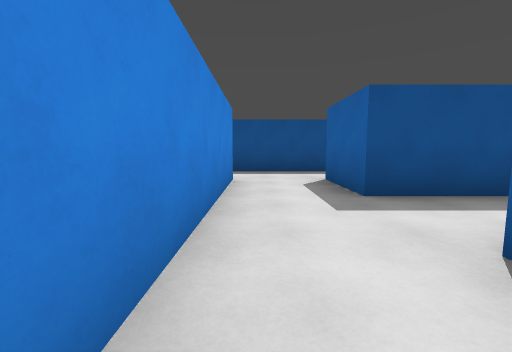
View 1 (above)

21 first-person views from a walk through a level from a Godot 3-D game. The camera is 1.3 m above the floor, tilts 6° down and sees 90° across. The floor is counted in squares, 2 m on a side. Each view is taken from the middle of a square. On the plan, view 1 faces up. The plan holds only what a view shows up to about 9 squares ahead; the rest is blank.

View 2
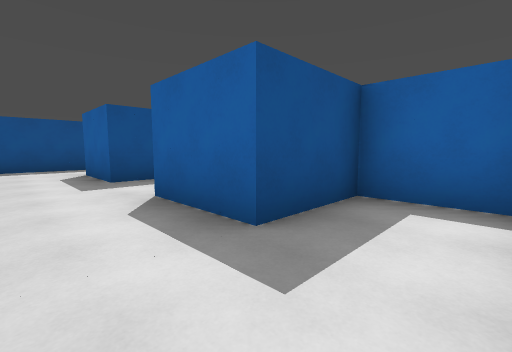

View 3
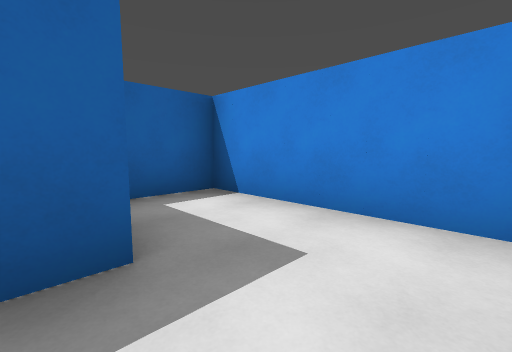

View 4
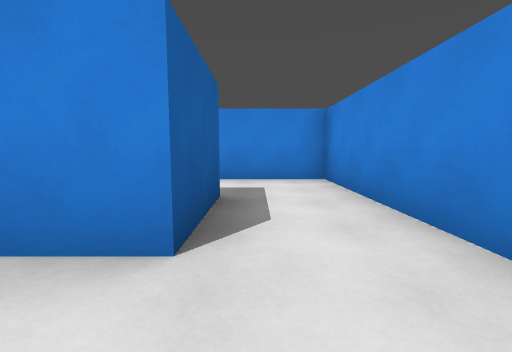

View 5
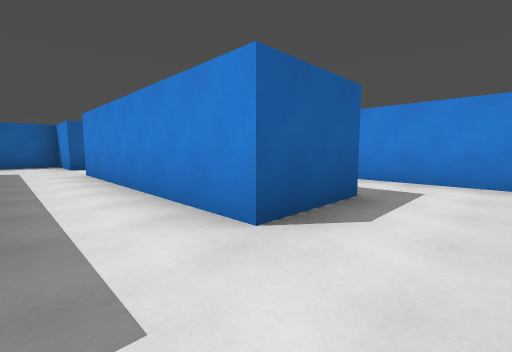

View 6
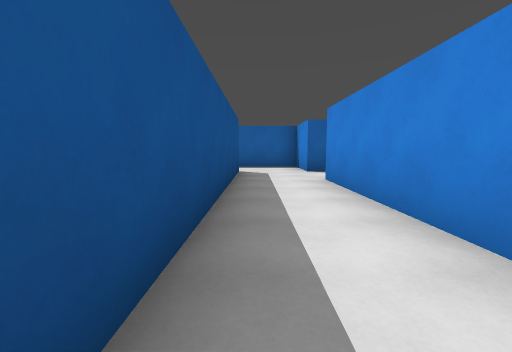

View 7
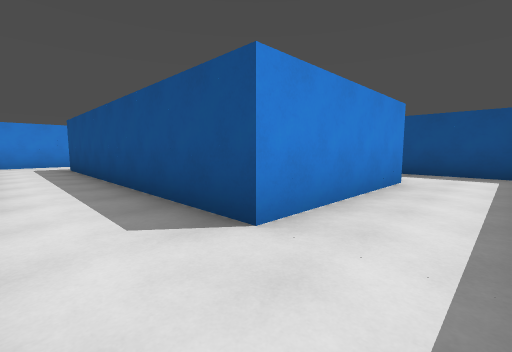

View 8
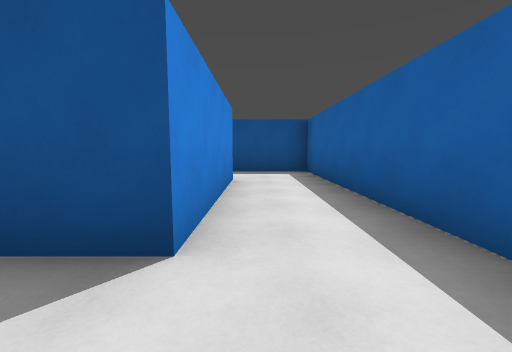

View 9
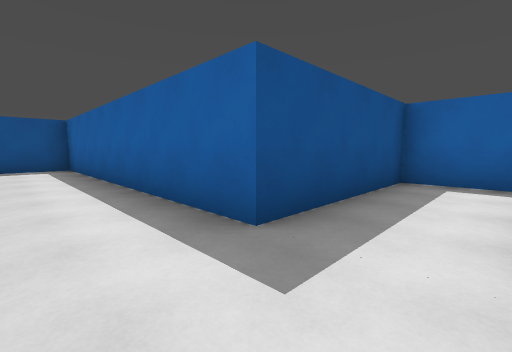

View 10
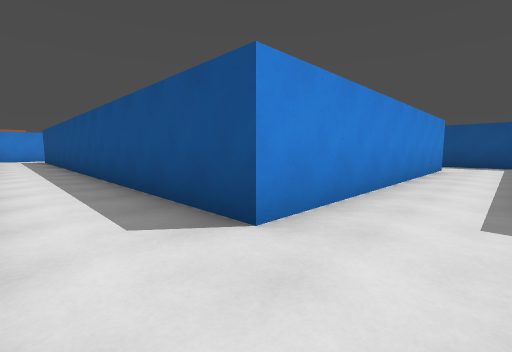

View 11
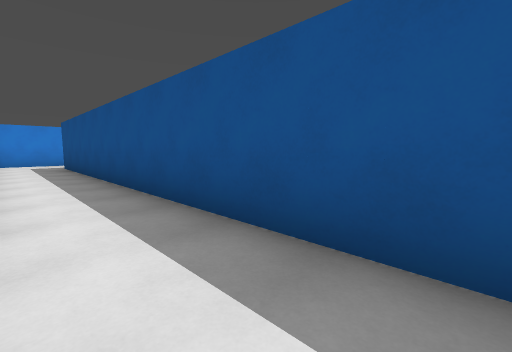

View 12
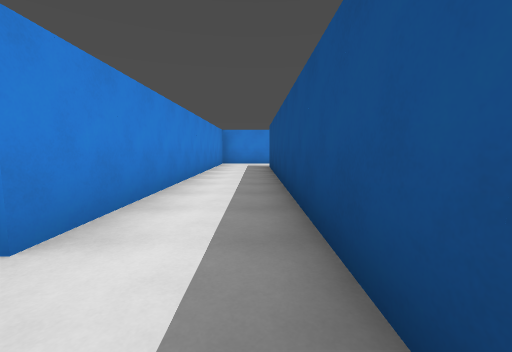

View 13
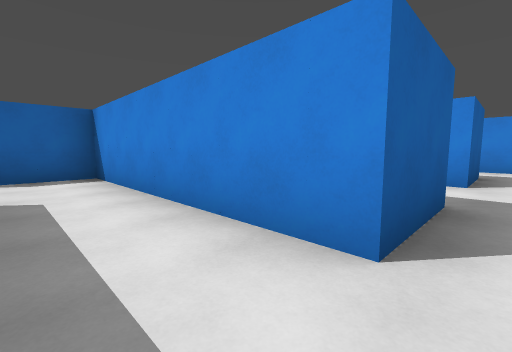

View 14
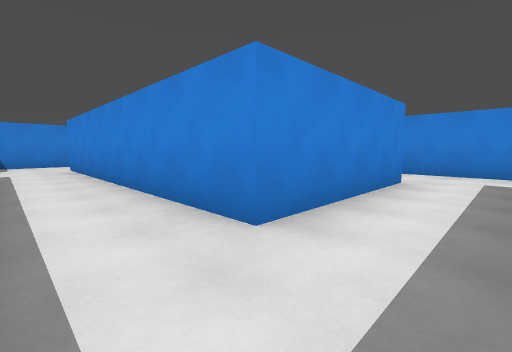

View 15
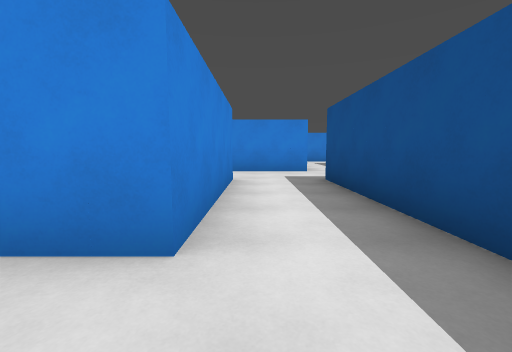

View 16
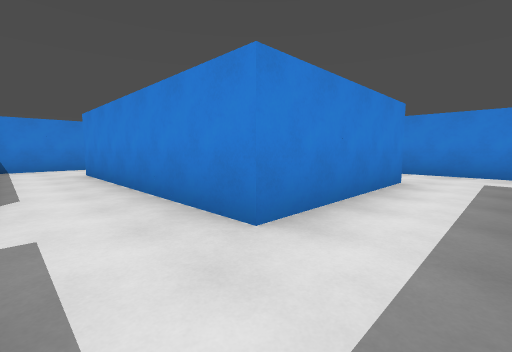

View 17
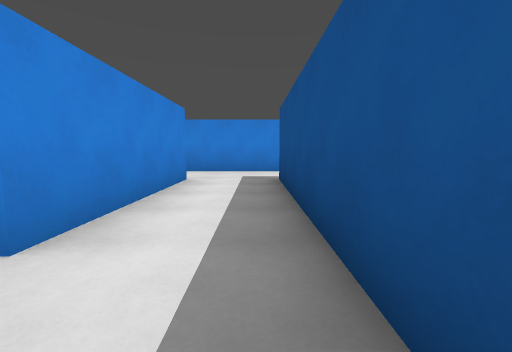

View 18
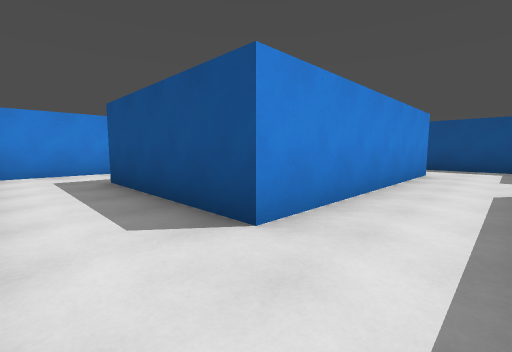

View 19
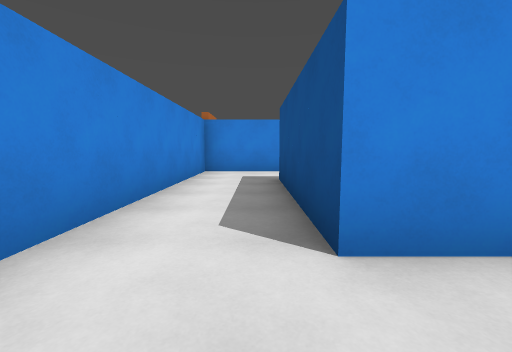

View 20
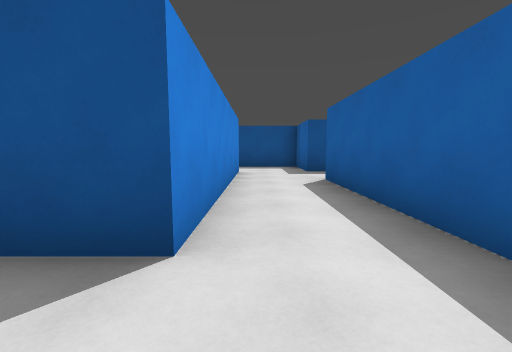

View 21
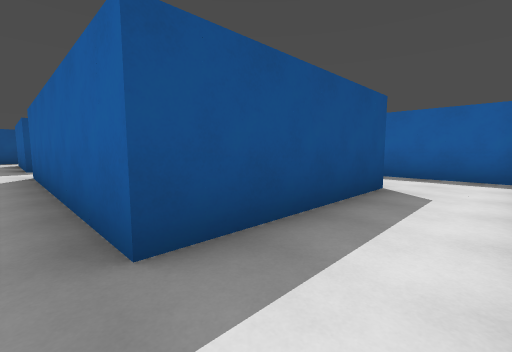

### Floor plan
Points are (right, up) in squares from view 1. A wall is a line through its corners. A room is listed if a view was taken in it or the views show most of it. See-through windows are left out.
Room 1 (views 1, 2, 3)
walls: (-0.5, 1.5) (-0.5, -2.5) (3.5, -2.5) (3.5, -0.5) (1.5, -0.5) (1.5, 1.5)
ways out: opening at (0.5, 0.5) to room 2
Room 2 (views 4, 5, 6, 7, 8)
walls: (9.5, 0.9) (9.5, 1.5) (11.2, 1.5); (11.5, 1.6) (11.5, 9.5) (9.5, 9.5); (9.5, 7.5) (9.5, 3.5) (1.5, 3.5); (1.5, 1.5) (7.5, 1.5); (-0.5, 3.5) (-0.5, 1.5)
ways out: opening at (0.5, 0.5) to room 1; opening at (0.5, 4.5) to room 3; opening at (8.5, 8.5) to room 3
Room 3 (views 9, 10, 11, 12, 13, 14, 15, 16, 17, 18, 19, 20, 21)
walls: (1.5, 9.9) (1.5, 15.5) (5.5, 15.5) (5.5, 7.5) (-8.5, 7.5); (-6.5, 12.1) (-6.5, 9.5) (1, 9.5); (-4.5, 17.5) (-0.5, 17.5) (-0.5, 11.5) (-4.5, 11.5); (1.1, 19.5) (-4.5, 19.5) (-4.5, 22.2); (1.5, 3.5) (1.5, 5.5) (7.5, 5.5) (7.5, 7.1); (9.5, 9.5) (7.5, 9.5) (7.5, 17.5) (1.5, 17.5) (1.5, 19); (-6.5, 19.8) (-6.5, 16.9); (-8.1, 5.5) (-0.5, 5.5) (-0.5, 3.5)
ways out: opening at (0.5, 4.5) to room 2; opening at (8.5, 8.5) to room 2; opening at (-5.5, 12.5); opening at (-5.5, 16.5); opening at (-5.5, 20.5)

Positions as (right, up) in squares from view 1, and headings:
1: (0, 0), facing up
2: (0, -2), facing up-right
3: (0, 0), facing down-right
4: (1, 3), facing down
5: (0, 3), facing down-right
6: (2, 3), facing right
7: (11, 2), facing up-left
8: (10, 2), facing up
9: (6, 8), facing up-right
10: (7, 6), facing up-left
11: (2, 6), facing up-left
12: (1, 7), facing left
13: (1, 7), facing down-right
14: (7, 17), facing down-left
15: (7, 16), facing left
16: (1, 19), facing down-left
17: (1, 19), facing left
18: (1, 10), facing up-left
19: (1, 11), facing left
20: (0, 10), facing up
21: (-5, 10), facing up-right
